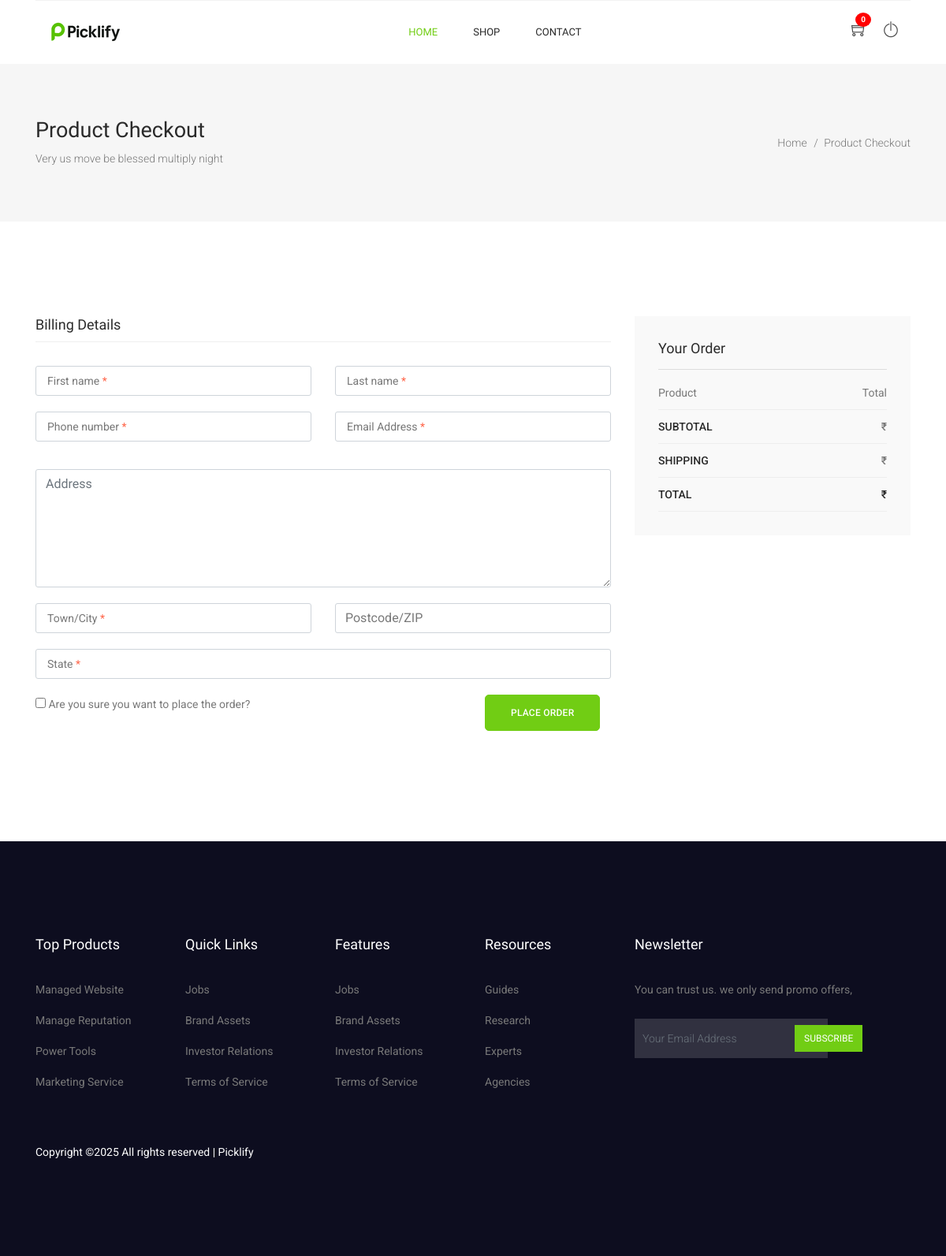
Page /accounts/checkout/ (signed in) on the earlier database version.
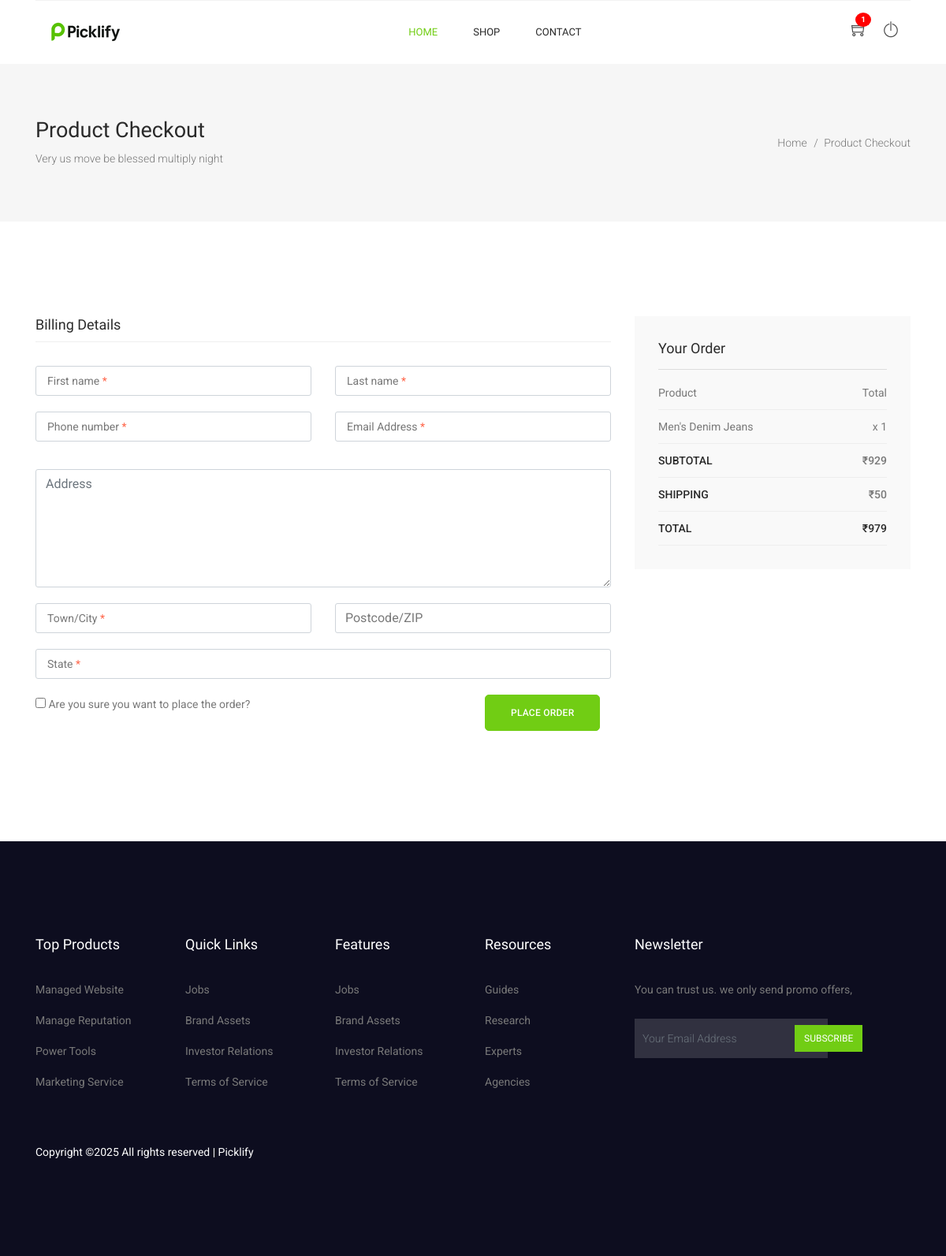
Same page on the later database version.
### accounts/models.py (models this page shows)
class Profile(BaseModel):
    user = models.OneToOneField(User , on_delete=models.CASCADE , related_name="profile")
    is_email_verified = models.BooleanField(default=False)
    email_token = models.CharField(max_length=100 , null=True , blank=True)
    profile_image = models.ImageField(upload_to = 'profile')
    def get_cart_count(self):
        count = CartItems.objects.filter(cart__is_paid=False, cart__user=self.user).count()
        return count

class CartItems(BaseModel):
    cart = models.ForeignKey(Cart , on_delete=models.CASCADE, related_name='cart_items')
    product = models.ForeignKey(Product, on_delete=models.SET_NULL, null=True, blank=True)
    color_variant = models.ForeignKey(ColorVariant, on_delete=models.SET_NULL, null=True, blank=True)
    size_variant = models.ForeignKey(SizeVariant, on_delete=models.SET_NULL, null=True, blank=True)
    quantity = models.PositiveIntegerField(default=1)
    def get_product_price(self):
        price = [self.product.price]
        if self.color_variant:
            price.append(self.color_variant.price)
        if self.size_variant:
            price.append(self.size_variant.price)
        return sum(price)
    def get_total_price(self):
        return self.get_product_price() * self.quantity

### products/models.py (models this page shows, shortened)
class Product(BaseModel):
    product_name = models.CharField(max_length=100)
    slug = models.SlugField(unique=True, null=True, blank=True)
    category = models.ForeignKey(Category, on_delete=models.CASCADE, related_name="products")
    price = models.IntegerField()
    product_description = models.TextField()
    color_variant = models.ManyToManyField(ColorVariant, blank=True)
    size_variant = models.ManyToManyField(SizeVariant, blank=True)

### accounts/views.py (the view, shortened to what this page needs)
# urls.py: path('checkout/', checkout_page, name='checkout'),
def checkout_page(request):
    cart_items = []
    subtotal = 0
    shipping = 50
    total = 0
    discount = 0
    if not request.user.is_authenticated:
        return render(request, 'checkout/checkout.html')
    cart = Cart.objects.filter(user=request.user, is_paid=False).first()
    if not cart:
        return render(request, 'checkout/checkout.html', {'error': 'No active cart found'})
    cart_items = cart.cart_items.all()
    subtotal = sum(item.get_total_price() for item in cart_items)
    if cart.coupon and subtotal >= cart.coupon.minimum_amount:
        discount = cart.coupon.discount_price
    total = subtotal - discount + shipping
    return render(request, 'checkout/checkout.html', {
        'cart_items': cart_items,
        'subtotal': subtotal,
        'discount': discount,
        'shipping': shipping,
        'total': total,
        'coupon': cart.coupon,
    })

### templates/checkout/checkout.html (shortened to what the changed rows need)
{% extends 'base/base.html' %}
{% load static %}
{% block content %}
<section class="banner_area">
  <div class="banner_inner d-flex align-items-center">
    <div class="container">
      <div class="banner_content d-md-flex justify-content-between align-items-center">
        <div class="mb-3 mb-md-0">
          <h2>Product Checkout</h2>
        </div>
      </div>
    </div>
  </div>
</section>
<section class="checkout_area section_gap">
  <div class="container">
    {% if user.is_authenticated %}
    <div class="billing_details">
      <div class="row">
        <div class="col-lg-8">
          <h3>Billing Details</h3>
              <form
                class="row contact_form"
                action=""
                method="post"
              >
                <div class="col-md-6 form-group p_star">
                  <input
                    type="text"
                    class="form-control"
                    id="first_name"
                    name="first_name"
                    required
                  />
                  <span
                    class="placeholder"
                    data-placeholder="First name"
                  ></span>
                </div>
                <div class="col-md-6 form-group p_star">
                  <input
                    type="text"
                    class="form-control"
                    id="last_name"
                    name="last_name"
                    required
                  />
                  <span class="placeholder" data-placeholder="Last name"></span>
                </div>
                <div class="col-md-6 form-group p_star">
                  <input
                    type="text"
                    class="form-control"
                    id="phone"
                    name="phone"
                    required
                  />
                  <span
                    class="placeholder"
                    data-placeholder="Phone number"
                  ></span>
                </div>
                <div class="col-md-6 form-group p_star">
                  <input
                    type="text"
                    class="form-control"
                    id="email"
                    name="email"
                    required
                  />
                  <span
                    class="placeholder"
                    data-placeholder="Email Address"
                  ></span>
                </div>
                <div class="col-md-12 form-group p_star">
                  <textarea
                      class="form-control"
                      name="address"
                      id="address"
                      rows="1"
                      placeholder="Address"
                      required
                  ></textarea>
                </div>
                <div class="col-md-6 form-group p_star">
                  <input
                    type="text"
                    class="form-control"
                    id="city"
                    name="city"
                    required
                  />
                  <span class="placeholder" data-placeholder="Town/City"></span>
                </div>
                <div class="col-md-6 form-group">
                  <input
                    type="text"
                    class="form-control"
                    id="postal_code"
                    name="postal_code"
                    placeholder="Postcode/ZIP"
                    required
                  />
                </div>
                <div class="col-md-12 form-group p_star">
                  <input
                    type="text"
                    class="form-control"
                    id="state"
                    name="state"
                    required
                  />
                  <span class="placeholder" data-placeholder="State"></span>
                </div>
                <div class="col-md-9 form-group p_star">
                  <label>
                    <input type="checkbox" name="confirm_order" required />
                    Are you sure you want to place the order?
                  </label>
                </div>
                <div class="col-md-3 form-group p_star">
                  <button type="submit" class="main_btn">Place Order</button>
                </div>
              </form>
        </div>
        <div class="col-lg-4">
          <div class="order_box">
            <h2>Your Order</h2>
            <ul class="list">
              <li>
                <a href="#">Product <span>Total</span></a>
              </li>
              {% for item in cart_items %}
              <li>
                <a href="#">
                  {{ item.product.product_name }}
                  <span class="">x {{ item.quantity }}</span>
                </a>
              </li>
              {% endfor %}
            </ul>
            <ul class="list list_2">
              <li><a href="#">Subtotal <span>₹{{ subtotal }}</span></a></li>
              <li><a href="#">Shipping <span>₹{{ shipping }}</span></a></li>
              <li><a href="#">Total <span>₹{{ total }}</span></a></li>
            </ul>
          </div>
        </div>
      </div>
    </div>
    {% else %}
    <div class="alert alert-danger" role="alert">
      You must be logged in to view the checkout page. <a href="{% url 'login' %}">Click here to login</a>
    </div>
    {% endif %}
  </div>
</section>
{% endblock %}

### templates/base/base.html (shortened to what this page needs)
{% load static %}
<!DOCTYPE html>
<html lang="en">
<head>
  <link rel="stylesheet" href="{% static "css/bootstrap.css" %}" />
  <link rel="stylesheet" href="{% static "vendors/linericon/style.css" %}" />
  <link rel="stylesheet" href="{% static "css/font-awesome.min.css" %}" />
  <link rel="stylesheet" href="{% static "css/themify-icons.css" %}" />
  <link rel="stylesheet" href="{% static 'css/flaticon.css' %}" />
  <link rel="stylesheet" href="{% static 'vendors/owl-carousel/owl.carousel.min.css' %}" />
  <link rel="stylesheet" href="{% static 'vendors/lightbox/simpleLightbox.css' %}" />
  <link rel="stylesheet" href="{% static 'vendors/nice-select/css/nice-select.css' %}" />
  <link rel="stylesheet" href="{% static 'vendors/animate-css/animate.css' %}" />
  <link rel="stylesheet" href="{% static 'vendors/jquery-ui/jquery-ui.css' %}" />
  <link rel="stylesheet" href="{% static 'css/style.css' %}" />
  <link rel="stylesheet" href="{% static 'css/responsive.css' %}" />
</head>
<body>
  <header class="header_area">
    <div class="main_menu">
      <div class="container">
        <nav class="navbar navbar-expand-lg navbar-light w-100">
          <a class="navbar-brand logo_h" href="{% url "index" %}">
            <img src="{% static "img/main_logo.png" %}" alt="" />
          </a>
          <div class="collapse navbar-collapse offset w-100" id="navbarSupportedContent">
            <div class="row w-100 mr-0">
              <div class="col-lg-7 pr-0">
                <ul class="nav navbar-nav center_nav pull-right">
                  <li class="nav-item active">
                    <a class="nav-link" href="{% url "index" %}">Home</a>
                  </li>
                  <li class="nav-item submenu dropdown">
                    <a href="#" class="nav-link dropdown-toggle" data-toggle="dropdown" role="button" aria-haspopup="true"
                      aria-expanded="false">Shop</a>
                  </li>
                  <li class="nav-item">
                    <a class="nav-link" href="{% url "contact" %}">Contact</a>
                  </li>
                </ul>
              </div>
              <div class="col-lg-5 pr-0">
                <ul class="nav navbar-nav navbar-right right_nav pull-right">
                  <li class="nav-item">
                    {% if request.user.is_authenticated %}
                    <a href="{% url 'cart' %}" class="icons" style="position: relative;">
                        <i class="ti-shopping-cart icon-large"></i>
                        <span id="cartBadge" class="badge">{{request.user.profile.get_cart_count}}</span>
                    </a>
                    {% else %}
                    <a href="{% url 'cart' %}" class="icons" style="position: relative;">
                        <i class="ti-shopping-cart"></i>
                        <span id="cartBadge" class="badge">0</span>
                    </a>
                    {% endif %}
                  </li>
                  <li class="nav-item">
                    {% if request.user.is_authenticated %}
                      <a href="{% url 'logout' %}" class="icons" title="Logout">
                        <i class="ti-power-off icon-large" aria-hidden="true"></i>
                      </a>
                    {% else %}
                      <a href="{% url 'register' %}" class="icons">
                        <i class="ti-user icon-large" aria-hidden="true"></i>
                      </a>
                    {% endif %}
                  </li>
                </ul>
              </div>
            </div>
          </div>
        </nav>
      </div>
    </div>
  </header>
  <main>
    {% block content %} {% endblock %}
  </main>
  {% include 'base/footer.html' %}

Differences in the rows shown:
added CartItems: product.product_name "Men's Denim Jeans", quantity "1"
Other differences:
{{ request.user.profile.get_cart_count }}: "0" → "1"
{{ subtotal }}: (not shown) → "929"
{{ shipping }}: (not shown) → "50"
{{ total }}: (not shown) → "979"
